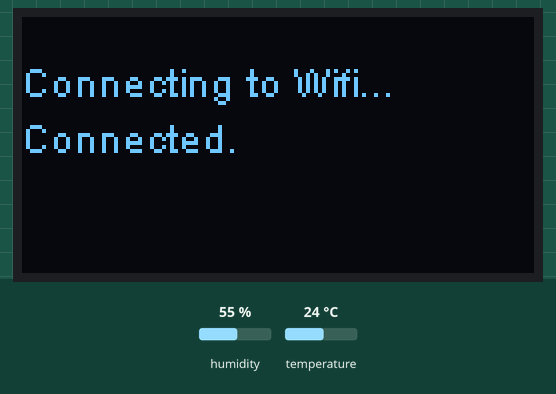
A sketch run on a simulated ESP8266 (Wemos D1 mini). On the bench: 128×64 one-colour display. The test bench sets the inputs (shaded band); at power-on: humidity 55 %, temperature 24 °C. WiFi joins after 1.5 s; servers stay silent unless stated; network time is answered at once with the bench clock; the local clock reads 2024-03-15 10:24:30 at power-on unless the sketch sets it; what the sketch prints to the serial monitor is not drawn.

Above: at 1.6 s.
At 2.9 s:
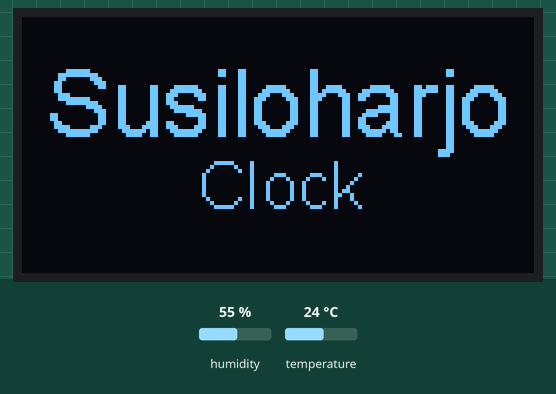
At 4.9 s:
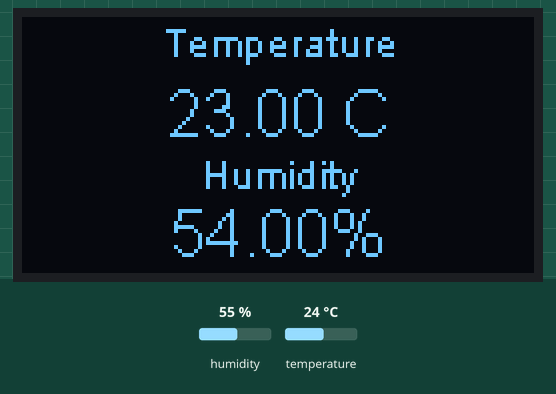
At 9.9 s:
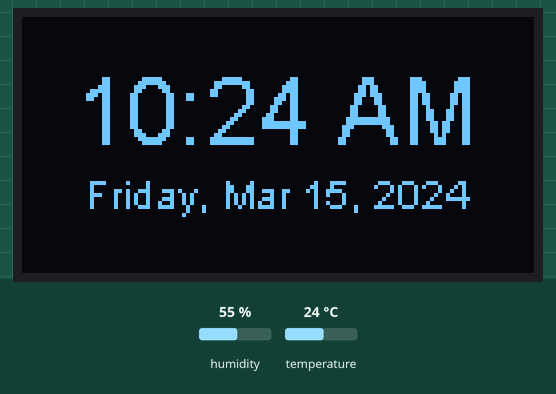

The sketch:

simple_clock_esp8266_D1_mini.ino
```cpp
// simplestesp8266clock.ino
//
// Libraries needed:
//  Time.h & TimeLib.h:  https://github.com/PaulStoffregen/Time
//  Timezone.h: https://github.com/JChristensen/Timezone
//  SSD1306.h & SSD1306Wire.h:  https://github.com/squix78/esp8266-oled-ssd1306
//  NTPClient.h: https://github.com/arduino-libraries/NTPClient
//  ESP8266WiFi.h & WifiUDP.h: https://github.com/ekstrand/ESP8266wifi
//
// 128x64 OLED pinout:
// GND goes to ground
// Vin goes to 3.3V
// Data to I2C SDA (GPIO 0)
// Clk to I2C SCL (GPIO 2)
#include <DHT.h>
#include <ESP8266WiFi.h>
#include <WiFiUdp.h>
#include <string.h>
#include <Wire.h>
#include <SSD1306.h>
#include <SSD1306Wire.h>
#include <NTPClient.h>
#include <Time.h>
#include <TimeLib.h>
#include <Timezone.h>

#include "OLEDDisplayUi.h"

// Define NTP properties
#define NTP_OFFSET   60 * 60      // In seconds
#define NTP_INTERVAL 60 * 1000    // In miliseconds
#define NTP_ADDRESS  "0.id.pool.ntp.org"  // change this to whatever pool is closest (see ntp.org)

// Set up the NTP UDP client
WiFiUDP ntpUDP;
NTPClient timeClient(ntpUDP, NTP_ADDRESS, NTP_OFFSET, NTP_INTERVAL);

// Create a display object
SSD1306  display(0x3c,D1, D2); //0x3d for the Adafruit 1.3" OLED, 0x3C being the usual address of the OLED

const char* ssid = "mnmkn";   // insert your own ssid
const char* password = "user.100";              // and password
String date;
String t;
const char * days[] = {"Sunday", "Monday", "Tuesday", "Wednesday", "Thursday", "Friday", "Saturday"} ;
const char * months[] = {"Jan", "Feb", "Mar", "Apr", "May", "June", "July", "Aug", "Sep", "Oct", "Nov", "Dec"} ;
const char * ampm[] = {"AM", "PM"} ;

String suhu;
String lembap ;

//tem and thingspeak init
String apiKey = "GVYYZ8JOK5X4ZY73";
const char* server = "api.thingspeak.com";
#define DHTPIN D3 // what pin we're connected to
DHT dht(DHTPIN, DHT11,15);
WiFiClient client;

void setup ()
{
  Serial.begin(115200); // most ESP-01's use 115200 but this could vary
  timeClient.begin();   // Start the NTP UDP client

  Wire.pins(D1,D2);// Start the OLED with GPIO 0 and 2 on ESP-01
  Wire.begin(D1,D2);
  display.init();
//  display.flipScreenVertically();

  // Connect to wifi
  Serial.println("");
  Serial.print("Connecting to ");
  Serial.print(ssid);
  display.drawString(0, 10, "Connecting to Wifi...");
  display.display();
  WiFi.begin(ssid, password);
  while (WiFi.status() != WL_CONNECTED)
  {
    delay(500);
    Serial.print(".");
  }
  Serial.println("");
  Serial.print("Connected to WiFi at ");
  Serial.print(WiFi.localIP());
  Serial.println("");
  display.drawString(0, 24, "Connected.");
  display.display();
  delay(1000);
}

void loop()
{
  if (WiFi.status() == WL_CONNECTED) //Check WiFi connection status
  {

  // dht init and thingspeak

  float hum = dht.readHumidity() -1 ;
  float temp = dht.readTemperature() -1 ;
  if (isnan(hum) || isnan(temp)) {
    Serial.println("Failed to read from DHT sensor!");
    return;
  }

  if (client.connect(server,80)) {  //   "184.106.153.149" or api.thingspeak.com
    String postStr = apiKey;
           postStr +="&field1=";
           postStr += String(temp);
           postStr +="&field2=";
           postStr += String(hum);
           postStr += "\r\n\r\n";

     client.print("POST /update HTTP/1.1\n");
     client.print("Host: api.thingspeak.com\n");
     client.print("Connection: close\n");
     client.print("X-THINGSPEAKAPIKEY: "+apiKey+"\n");
     client.print("Content-Type: application/x-www-form-urlencoded\n");
     client.print("Content-Length: ");
     client.print(postStr.length());
     client.print("\n\n");
     client.print(postStr);


     Serial.print("Temperature: ");
     Serial.print(temp);
     Serial.print(" degrees Celcius Humidity: ");
     Serial.print(hum);
     Serial.println("% send to Thingspeak");
  }
  client.stop();

  Serial.println("Waiting...");
  // thingspeak needs minimum 15 sec delay between updates
//  delay(60000);

  //end thingspeak


    date = "";  // clear the variables
    t = "";

    // update the NTP client and get the UNIX UTC timestamp
    timeClient.update();
    unsigned long epochTime =  timeClient.getEpochTime();

    // convert received time stamp to time_t object
    time_t local, utc;
    utc = epochTime;

    // Then convert the UTC UNIX timestamp to local time
    TimeChangeRule usEDT = {"EDT", Second, Sun, Mar, 2, +360};
    TimeChangeRule usEST = {"EST", First, Sun, Nov, 2, +420};
    Timezone usEastern(usEDT, usEST);
    local = usEastern.toLocal(utc);

    // now format the Time variables into strings with proper names for month, day etc
    date += days[weekday(local)-1];
    date += ", ";
    date += months[month(local)-1];
    date += " ";
    date += day(local);
    date += ", ";
    date += year(local);

    // format the time to 12-hour format with AM/PM and no seconds
    t += hourFormat12(local);
    t += ":";
    if(minute(local) < 10)  // add a zero if minute is under 10
      t += "0";
    t += minute(local);
    t += " ";
    t += ampm[isPM(local)];

    // Display the date and time
    Serial.println("");
    Serial.print("Local date: ");
    Serial.print(date);
    Serial.println("");
    Serial.print("Local time: ");
    Serial.print(t);
//    delay(3000);
    display.clear();
    display.setTextAlignment(TEXT_ALIGN_CENTER);
    display.setFont(ArialMT_Plain_24);
    display.drawStringMaxWidth(64, 8, 128, "Susiloharjo");
    display.setFont(ArialMT_Plain_16);
    display.drawStringMaxWidth(64, 33, 128, "Clock");
    display.display();
    // print the date and time on the OLED
    delay(2000);

     //begin show temp

    suhu = String(temp);
    lembap = String(hum);

    display.clear();
    display.setTextAlignment(TEXT_ALIGN_CENTER);
    display.setFont(ArialMT_Plain_10);
    display.drawStringMaxWidth(64, 0, 128, "Temperature");
    display.setFont(ArialMT_Plain_16);
    display.drawStringMaxWidth(64, 15, 128, suhu + " C");


    display.setFont(ArialMT_Plain_10);
    display.drawStringMaxWidth(64, 33, 128, "Humidity");
    display.setFont(ArialMT_Plain_16);
    display.drawStringMaxWidth(64, 45, 128, lembap + "%");

    display.display();
    // print the date and time on the OLED
    delay(5000);

    display.clear();
    display.setTextAlignment(TEXT_ALIGN_CENTER);
    display.setFont(ArialMT_Plain_24);
    display.drawStringMaxWidth(64, 10, 128, t);
    display.setFont(ArialMT_Plain_10);
    display.drawStringMaxWidth(64, 38, 128, date);
    display.display();
    delay(5000);


  }
  else // attempt to connect to wifi again if disconnected
  {
    display.clear();
    display.drawString(0, 10, "Connecting to Wifi...");
    display.display();
    WiFi.begin(ssid, password);
    display.drawString(0, 24, "Connected.");
    display.display();
    delay(1000);
  }

  delay(30000);    //Send a request to update every 10 sec (= 10,000 ms)
}
```

Measured:
- what the display in image 0 shows lasts 1.3 s, from 1.5 s to 2.8 s
- what the display in image 1 shows lasts 2.0 s, from 2.8 s to 4.8 s
- what the display in image 2 shows lasts 5.0 s, from 4.8 s to 9.8 s
